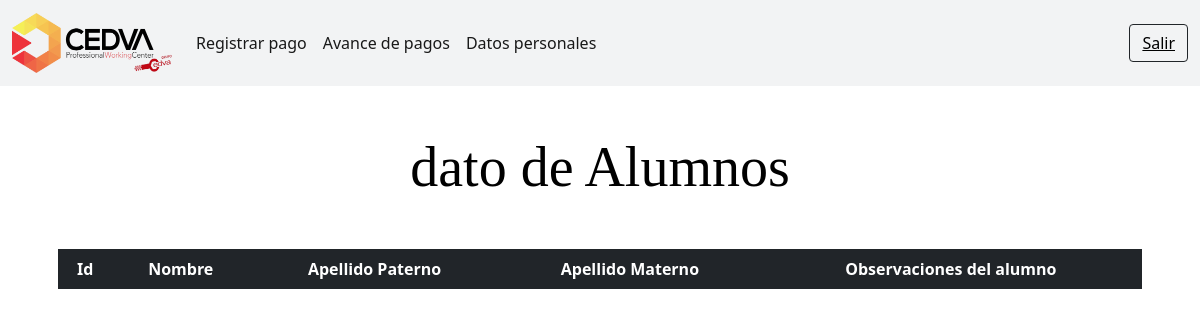
Page /alumnos2 on the earlier database version.
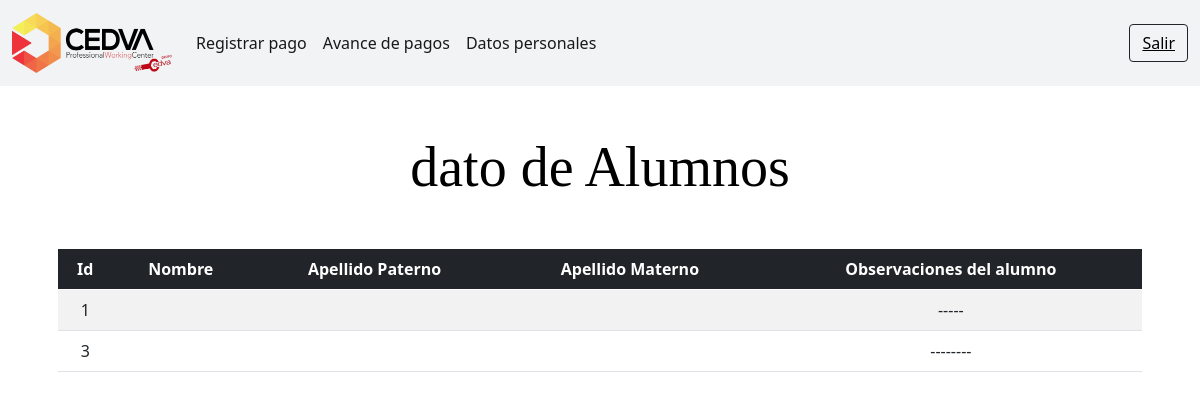
Same page on the later database version.
### Cedva1/models.py (models this page shows, shortened)
class Alumno(models.Model):
	idalumno = models.BigAutoField(primary_key=True)
	idescuela = models.ForeignKey(Escuela, related_name="subcategories",blank=True , null= True, on_delete=models.CASCADE )
	idespecialidad = models.ForeignKey(Especialidad,related_name="subcategories1",blank=True , null= True, on_delete=models.CASCADE )
	iddireccion= models.ForeignKey(Direccion,related_name="subcategories2",blank=True , null= True, on_delete=models.CASCADE )
	idtutor= models.ForeignKey(Tutor,related_name="subcategories3",blank=True , null= True, on_delete=models.CASCADE )
	idusuario= models.ForeignKey(Usuario,related_name="subcategories4",blank=True , null= True, on_delete=models.CASCADE )
	matricula=models.CharField(max_length=100,blank=True)
	nombreA=models.CharField(max_length=100)
	apellidoPA=models.CharField(max_length=100)
	apellidoMA=models.CharField(max_length=100)
	edad=models.IntegerField()
	convenio=models.CharField(max_length=800)
	inicioCurso=models.DateField()
	finalCurso=models.DateField()
	observaciones=models.CharField(max_length=1000)
	created=models.DateTimeField(auto_now_add=True)
	update=models.DateTimeField(auto_now_add=True)
	class Meta:
		verbose_name = "alumno"
		verbose_name_plural = "alumnos"

### alumnosC/views.py (the view)
# urls.py: path('alumnos2', views.AlumnoDatosListView.as_view(), name="alumnos2"),
class AlumnoDatosListView(ListView):
    model = Alumno
    template_name='dato.html'
    context_object_name='listas'

### alumnosC/templates/dato.html
{%extends 'headerAlumno.html'%}
{% load static %}
{%block content%}
<div class="container">
	<br>
	<br>
	<div class="row">
		<div>
			<h1 class="display-4" align="center" style="font-family: Calisto MT; color: black;"><b> dato de Alumnos</b></h1>
			<br>
			<div class="card-body">
				<table class="table table-striped table-hover" id="table">
					<thead class="table-dark" align="center">
						<tr>
							<th scope="col">Id</th>
							<th scope="col">Nombre</th>
							<th scope="col">Apellido Paterno</th>
							<th scope="col">Apellido Materno</th>
							<th scope="col">Observaciones del alumno</th>
						</tr>
					</thead>
					<tbody align="center">
						{% for i in listas %}
						<tr>
							<td>{{i.idalumno}}</td>
							<td>{{i.nombre}}</td>
							<td>{{i.apellidoP}}</td>
							<td>{{i.apellidoM}}</td>
							<td>{{i.observaciones}}</td>
						</tr>
						{%endfor%}
					</tbody>
				</table>
			</div>
		</div>
	</div>
</div>
{%endblock%}

Differences in the rows shown:
added Alumno: idalumno "1", observaciones "-----"
added Alumno: idalumno "3", observaciones "--------"
